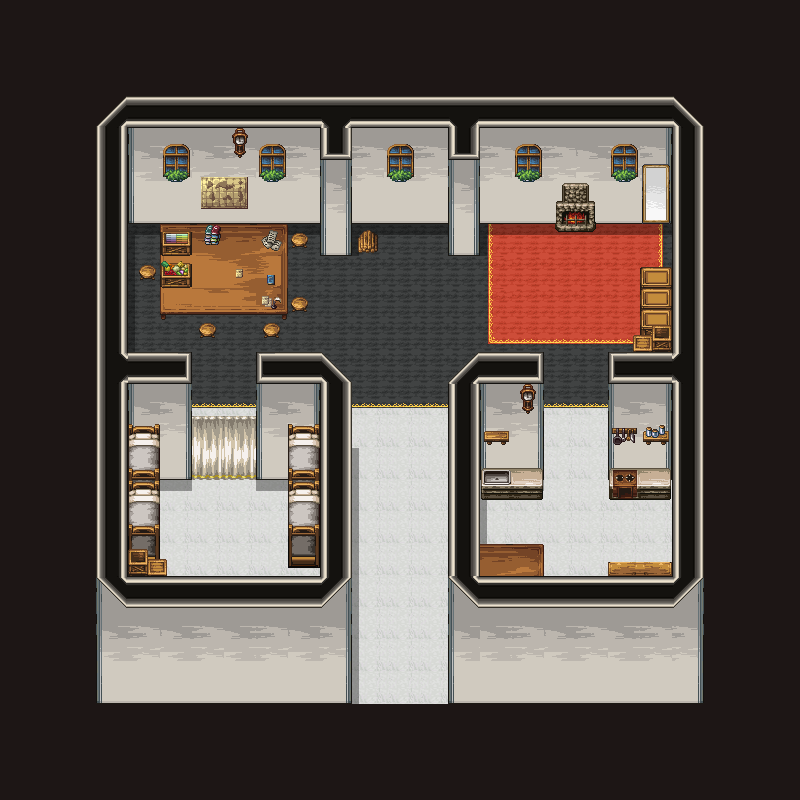

Rendered tile map (Tiled .tmx) drawn with the repository's tilesets; below, a short description and the map source with its tile grids summarised:
An orthogonal 25x25 tile map with 32x32 px tiles, 14 tile layers (black, floor, carpet1, carpet2, ...).

<map version="1.9" tiledversion="1.9.1" orientation="orthogonal" renderorder="right-down" width="25" height="25" tilewidth="32" tileheight="32" infinite="0" nextlayerid="15" nextobjectid="1">
  <tileset firstgid="1" source="../23_tsx/Church_town.tsx" />
  <layer id="4" name="black" width="25" height="25">
    <data>[625 cells, 2 non-empty, 1 distinct tile ids]</data>
  </layer>
  <layer id="2" name="floor" width="25" height="25">
    <data>[625 cells, 359 non-empty, 1 distinct tile ids]</data>
  </layer>
  <layer id="9" name="carpet1" width="25" height="25">
    <data>[625 cells, 84 non-empty, 2 distinct tile ids]</data>
  </layer>
  <layer id="14" name="carpet2" width="25" height="25">
    <data>[625 cells, 24 non-empty, 6 distinct tile ids]</data>
  </layer>
  <layer id="3" name="wall1" width="25" height="25">
    <data>[625 cells, 188 non-empty, 35 distinct tile ids]</data>
  </layer>
  <layer id="11" name="shadow" width="25" height="25">
    <data>[625 cells, 36 non-empty, 3 distinct tile ids]</data>
  </layer>
  <layer id="6" name="furniture1" width="25" height="25">
    <data>[625 cells, 58 non-empty, 47 distinct tile ids]</data>
  </layer>
  <layer id="8" name="furniture2" width="25" height="25">
    <data>[625 cells, 14 non-empty, 11 distinct tile ids]</data>
  </layer>
  <layer id="10" name="furniture3" width="25" height="25">
    <data>[625 cells, 7 non-empty, 4 distinct tile ids]</data>
  </layer>
  <layer id="13" name="furniture4" width="25" height="25">
    <data>[625 cells, 2 non-empty, 2 distinct tile ids]</data>
  </layer>
  <layer id="7" name="chara" width="25" height="25">
    <data>[625 cells, 0 non-empty, 0 distinct tile ids]</data>
  </layer>
  <layer id="12" name="furniture5" width="25" height="25">
    <data>[625 cells, 8 non-empty, 8 distinct tile ids]</data>
  </layer>
  <layer id="5" name="wall2" width="25" height="25">
    <data>[625 cells, 26 non-empty, 10 distinct tile ids]</data>
  </layer>
  <layer id="1" name="black" width="25" height="25">
    <data>[625 cells, 264 non-empty, 1 distinct tile ids]</data>
  </layer>
</map>
